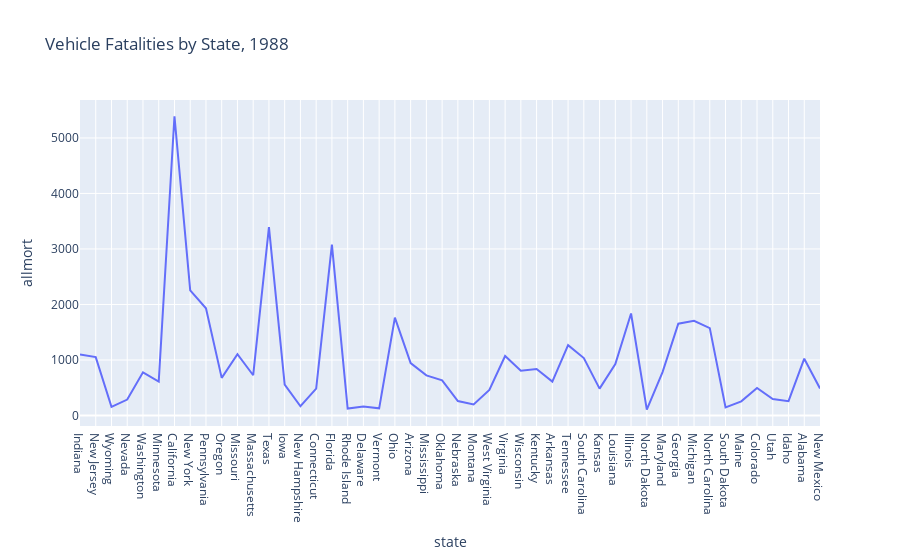

The code cell stored with this chart in its notebook:
### Markdown cell above
I want to start plotting the two individually, then combining them

### Code cell
fig = px.line(
    traffic,
    x="state",
    y="allmort",
    title="Vehicle Fatalities by State, 1988"
)
fig = fig.show()

### Figure 1 — Plotly figure (JSON) as saved in the notebook; plotly's stock layout.template omitted (floating-point values rounded to 4 significant figures)
{"data": [{"hovertemplate": "state=%{x}<br>allmort=%{y}<extra></extra>", "legendgroup": "", "line": {"color": "#636efa", "dash": "solid"}, "marker": {"symbol": "circle"}, "mode": "lines", "name": "", "orientation": "v", "showlegend": false, "type": "scatter", "x": ["Indiana", "New Jersey", "Wyoming", "Nevada", "Washington", "Minnesota", "California", "New York", "Pennsylvania", "Oregon", "Missouri", "Massachusetts", "Texas", "Iowa", "New Hampshire", "Connecticut", "Florida", "Rhode Island", "Delaware", "Vermont", "Ohio", "Arizona", "Mississippi", "Oklahoma", "Nebraska", "Montana", "West Virginia", "Virginia", "Wisconsin", "Kentucky", "Arkansas", "Tennessee", "South Carolina", "Kansas", "Louisiana", "Illinois", "North Dakota", "Maryland", "Georgia", "Michigan", "North Carolina", "South Dakota", "Maine", "Colorado", "Utah", "Idaho", "Alabama", "New Mexico"], "xaxis": "x", "y": [1101, 1051, 155, 286, 778, 612, 5390, 2255, 1931, 677, 1103, 725, 3393, 557, 166, 484, 3078, 125, 160, 129, 1763, 944, 722, 634, 261, 198, 460, 1071, 807, 838, 610, 1266, 1034, 483, 925, 1837, 104, 782, 1653, 1704, 1573, 147, 255, 497, 297, 257, 1023, 487], "yaxis": "y"}], "layout": {"legend": {"tracegroupgap": 0}, "title": {"text": "Vehicle Fatalities by State, 1988"}, "xaxis": {"anchor": "y", "domain": [0, 1], "title": {"text": "state"}}, "yaxis": {"anchor": "x", "domain": [0, 1], "title": {"text": "allmort"}}}}
